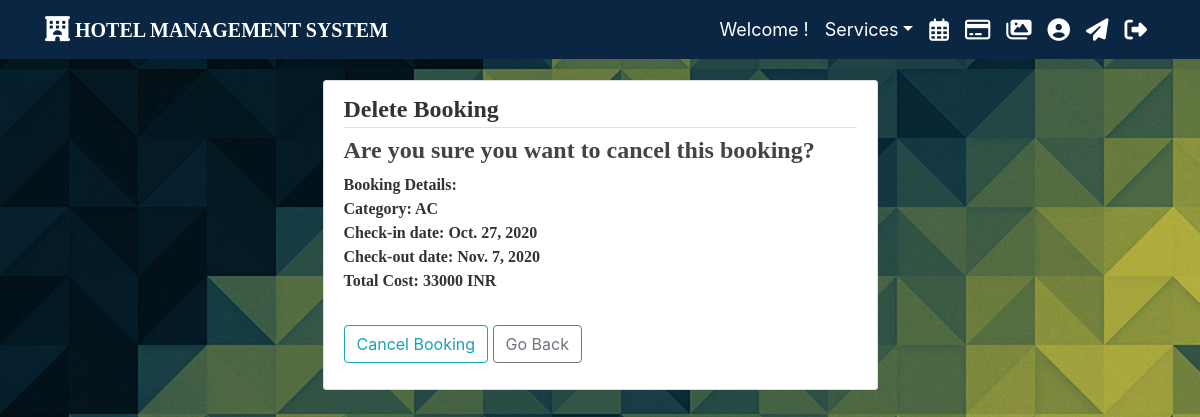
/main/booking/cancel/6, run on the app's committed database.
### main/models.py (models this page shows, shortened)
class Booking(models.Model):
    user = models.ForeignKey(User, on_delete=models.CASCADE)
    room = models.ForeignKey(Room, on_delete=models.CASCADE)
    check_in = models.DateField()
    check_out = models.DateField()
    total_cost = models.IntegerField(blank=True, null=True)
    def get_cost(self):
        d0 = date(self.check_in.year, self.check_in.month, self.check_in.day)
        d1 = date(self.check_out.year, self.check_out.month, self.check_out.day)
        stay = d1 - d0
        price_per_night = self.room.price
        cost = price_per_night * stay.days
        return cost

class Room(models.Model):
    ROOM_CATEGORIES = (
        ('YAC', 'AC'),
        ('NAC', 'NON-AC'),
        ('DEL', 'DELUXE'),
        ('KIN', 'KING'),
        ('QUE', 'QUEEN'),
    )
    number = models.IntegerField()
    category = models.CharField(max_length=3, choices=ROOM_CATEGORIES)
    beds = models.IntegerField()
    capacity = models.IntegerField()
    price = models.IntegerField(default=1000)
    def get_category(self):
        for i in self.ROOM_CATEGORIES:
            if i[0] == self.category:
                return i[1]

### main/views.py (the view)
# urls.py: path('booking/cancel/<pk>', CancelBookingView.as_view(), name='cancel_booking_view'),
class CancelBookingView(DeleteView):
    model = Booking
    success_url = '/main/my-bookings/'

### main/templates/main/booking_confirm_delete.html (shortened to what this page needs)
{% extends "main/base.html" %}
{% load crispy_forms_tags %}
{% block content %}
    <div class="content-section col-md-6 mx-auto">
        <form method="POST">
            <fieldset class="form-group">
                <legend class="border-bottom" style="font-family: Georgia, 'Times New Roman', Times, serif; font-weight: bolder;">Delete Booking</legend>
                <h4 style="font-weight: bold; font-family: serif;">Are you sure you want to cancel this booking?</h4>
                <p style="font-family: Georgia, 'Times New Roman', Times, serif; font-weight: bold;">
                    <b>Booking Details:</b>
                    <br/>
                    Category: {{object.room.get_category}}
                    <br/>
                    Check-in date: {{object.check_in}}
                    <br/>
                    Check-out date: {{object.check_out}}
                    <br/>
                    Total Cost: {{object.get_cost}} INR
                </p>
            </fieldset>
            <div class="form-group">
                <button class="btn btn-outline-info" type="submit">Cancel Booking</button>
                <a class="btn btn-outline-secondary" href="{% url 'bookings' %}">Go Back</a>
            </div>
        </form>
    </div>
{% endblock content %}

### main/static/main/main_style.css (style rules this page uses)
body { background: #f2f2f2; color: #333333; margin-top: 5rem; }
h1, h2, h3, h4, h5, h6 { color: #444444; }
.content-section { background: #ffffff; padding: 10px 20px; border: 1px solid #dddddd; border-radius: 3px; margin-bottom: 20px; }

### main/templates/main/booking_confirm_delete.html (style rules this page uses)
body { background: url('/static/main/photos/background_pattern2.jpg') rgba(0, 0, 0, 0.3); background-blend-mode: multiply; }

### data on the page
Booking: room.get_category "AC", check_in "Oct. 27, 2020", check_out "Nov. 7, 2020", get_cost "33000"
